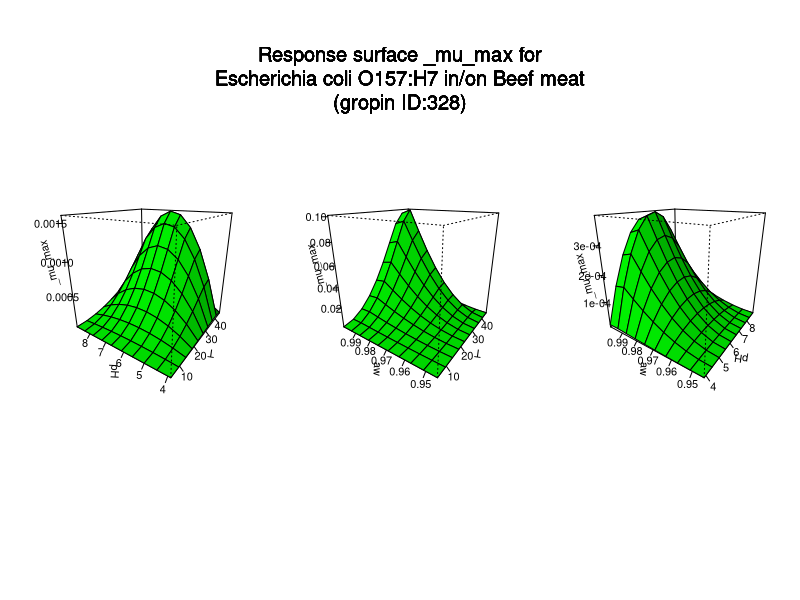

Source code (R):
#############################
# start of Parameter script
#############################
T <- seq(5.005,45.3546453546454,length.out=10)
pH <- seq(3.88388,8.9010989010989,length.out=10)
aw <- seq(0.944944,0.999000999000999,length.out=10)
#############################
# end of Parameter script
#############################
############################# 
# start of Model script Gropin ID 328 
#############################
 
# constant coefficients for this model
 
variables <- data.frame(T,pH,aw)
argumentsPar <- unique.data.frame(expand.grid(variables))
 
# heart of the model
response_surface <- function(T,pH,aw) {
   mumax <-4.5*(((T-45.6)*((T-4.7)^2))/((40.6-4.7)*((40.6-4.7)*(T-40.6)-(40.6-45.6)*(40.6+4.7-2*T))))*(((pH-9.33)*(pH-3.85))/((6.59-3.85)*(pH-6.59)-(6.59-9.33)*(3.85-pH)))*(((aw-1)*((aw-0.944)^2))/((0.997-0.944)*((0.997-0.944)*(aw-0.997)-(0.997-1)*(0.997+0.944-2*aw))))

	return(mumax=mumax)
} 

# output parameters
responseSurface <- cbind(argumentsPar,response_surface(argumentsPar['T'],argumentsPar['pH'],argumentsPar['aw']))
colnames(responseSurface) <- c(colnames(argumentsPar),'mumax')
#############################
# End of Model script
#############################
############################# 
# start of Visualisation script Gropin ID 328 
#############################
titleText <-'Response surface _mu_max for
Escherichia coli O157:H7 in/on Beef meat
(gropin ID:328)'
argPar1 <- unique.data.frame(expand.grid(T,pH))
argPar2 <- unique.data.frame(expand.grid(T,aw))
argPar3 <- unique.data.frame(expand.grid(pH,aw))
z1 <- matrix(unlist(response_surface(T = argPar1[1],pH = argPar1[2],aw = aw[1])),nrow=10)
z2 <- matrix(unlist(response_surface(T = argPar2[1],aw = argPar2[2],pH = pH[1])),nrow=10)
z3 <- matrix(unlist(response_surface(pH = argPar3[1],aw = argPar3[2],T = T[1])),nrow=10)
# adding precaution if response surface is zero
myZLim1 <- range(z1)
if(myZLim1[1] == myZLim1[2]) myZLim1[2] <- myZLim1[2]+1
myZLim2 <- range(z2)
if(myZLim2[1] == myZLim2[2]) myZLim2[2] <- myZLim2[2]+1
myZLim3 <- range(z3)
if(myZLim3[1] == myZLim3[2]) myZLim3[2] <- myZLim3[2]+1
if(length(T)>1 & length(pH)>1 & length(aw)>1) {
	par(mfrow = c(1,3))
	persp(T,pH,z1,col = 'green',xlab='T',ylab='pH',zlab='_mu_max',zlim=myZLim1,theta=305,phi=20,shade=0.25,ticktype = 'detailed')
	persp(T,aw,z2,col = 'green',xlab='T',ylab='aw',zlab='_mu_max',zlim=myZLim2,theta=305,phi=20,shade=0.25,ticktype = 'detailed')
	persp(pH,aw,z3,col = 'green',xlab='pH',ylab='aw',zlab='_mu_max',zlim=myZLim3,theta=305,phi=20,shade=0.25,ticktype = 'detailed')
	mtext(titleText,outer=T,  cex=1.2, line=-8.5, side=3)
} else {
		myPars <- unique.data.frame(expand.grid(T,pH,aw))
		myZ <-matrix(unlist(response_surface(myPars[,1],myPars[,2],myPars[,3])),nrow=10)
		myZLim <- range(myZ)
if(myZLim[1] == myZLim[2]) myZLim[2] <- myZLim[2]+1
	if(length(aw)==1) {
		persp(T,pH,myZ,col = 'green',xlab='T',ylab='pH',zlab='_mu_max',main=titleText,sub=paste('other variable: aw =',round(aw,digits = 2)),zlim=myZLim,theta=305,phi=20,shade=0.25,ticktype = 'detailed')
	}
	if(length(pH)==1) {
		persp(T,aw,myZ,col = 'green',xlab='T',ylab='aw',zlab='_mu_max',main=titleText,sub=paste('other variable: pH =',round(pH,digits = 2)),zlim=myZLim,theta=305,phi=20,shade=0.25,ticktype = 'detailed')
	}
	if(length(T)==1) {
		persp(pH,aw,myZ,col = 'green',xlab='pH',ylab='aw',zlab='_mu_max',main=titleText,sub=paste('other variable: T =',round(T,digits = 2)),zlim=myZLim,theta=305,phi=20,shade=0.25,ticktype = 'detailed')
	}
}
#############################
# End of Visualisation script
#############################
